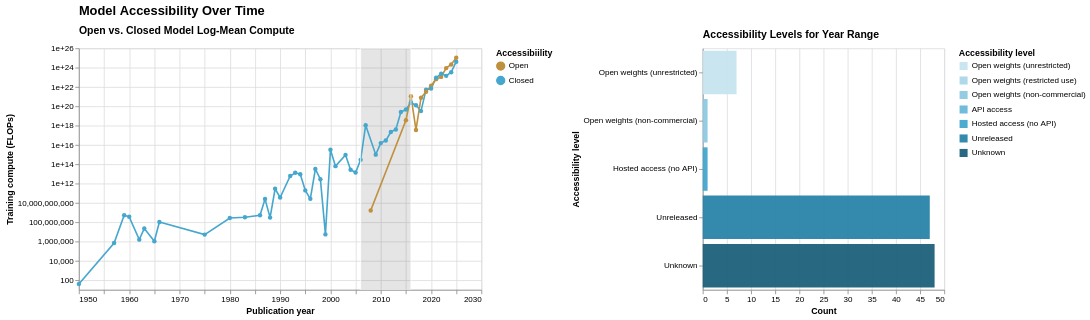

The Vega-Lite source for this figure:
### Vega-Lite specification from a JSON file in a GitHub repository (floating-point values rounded to 4 significant figures; data arrays with more than 128 entries replaced by an {"elided": "..."} marker saying what was removed)
{"config": {"view": {"continuousWidth": 300, "continuousHeight": 300}}, "hconcat": [{"mark": {"type": "line", "point": true}, "encoding": {"color": {"field": "access_group", "scale": {"domain": ["Open", "Closed"], "range": ["#BF903D", "#45A7CE"]}, "title": "Accessibiility", "type": "nominal"}, "tooltip": [{"field": "publication_date", "timeUnit": "year", "title": "Publication year", "type": "temporal"}, {"field": "access_group", "title": "Accessibility", "type": "nominal"}, {"aggregate": "mean", "field": "training_compute_(flop)", "title": "Log-mean compute", "type": "quantitative"}], "x": {"axis": {"format": "d"}, "field": "year", "title": "Publication year", "type": "quantitative"}, "y": {"aggregate": "mean", "field": "training_compute_(flop)", "scale": {"type": "log"}, "title": "Training compute (FLOPs)", "type": "quantitative"}}, "height": 300, "name": "view_4", "title": {"text": "Open vs. Closed Model Log-Mean Compute", "anchor": "start", "frame": "group", "offset": 10}, "width": 500}, {"layer": [{"mark": {"type": "bar"}, "encoding": {"color": {"field": "model_accessibility", "scale": {"domain": ["Open weights (unrestricted)", "Open weights (restricted use)", "Open weights (non-commercial)", "API access", "Hosted access (no API)", "Unreleased", "Unknown"], "range": ["#C7E5F0", "#ABD7E9", "#8FCAE2", "#6AB9D8", "#45A7CE", "#2984A8", "#1D617B"]}, "title": "Accessibility level", "type": "ordinal"}, "opacity": {"condition": [{"param": "param_4", "value": 0.95}], "value": 0.3}, "stroke": {"condition": {"param": "param_5", "value": "gray", "empty": false}, "value": "transparent"}, "strokeWidth": {"condition": {"param": "param_5", "value": 2, "empty": false}, "value": 0}, "tooltip": [{"aggregate": "count", "title": "Model count", "type": "quantitative"}], "x": {"aggregate": "count", "title": "Count", "type": "quantitative"}, "y": {"field": "model_accessibility", "sort": ["Open weights (unrestricted)", "Open weights (restricted use)", "Open weights (non-commercial)", "API access", "Hosted access (no API)", "Unreleased", "Unknown"], "title": "Accessibility level", "type": "ordinal"}}, "name": "view_3", "title": {"text": "Accessibility Levels for Year Range", "anchor": "start", "frame": "group", "offset": 10}, "transform": [{"filter": {"param": "brush"}}]}, {"layer": [{"mark": {"type": "text", "align": "left", "baseline": "middle", "dx": -100, "dy": {"expr": "datum.line_index * 15 + 10"}}, "encoding": {"text": {"field": "model_and_compute", "type": "nominal"}, "y": {"field": "model_accessibility", "sort": ["Open weights (unrestricted)", "Open weights (restricted use)", "Open weights (non-commercial)", "API access", "Hosted access (no API)", "Unreleased", "Unknown"], "type": "ordinal"}}, "transform": [{"filter": {"param": "param_5", "empty": false}}, {"filter": {"param": "brush"}}, {"window": [{"op": "rank", "field": "-training_compute_(flop)", "as": "rank"}]}, {"filter": "(datum.rank <= 1)"}, {"calculate": "datum.rank - 1", "as": "line_index"}]}, {"mark": {"type": "text", "align": "left", "baseline": "top", "dx": -100, "dy": -10, "fontSize": 12, "fontWeight": "bold"}, "encoding": {"text": {"field": "title_text", "type": "nominal"}, "y": {"field": "model_accessibility", "sort": ["Open weights (unrestricted)", "Open weights (restricted use)", "Open weights (non-commercial)", "API access", "Hosted access (no API)", "Unreleased", "Unknown"], "type": "ordinal"}}, "transform": [{"filter": {"param": "param_5", "empty": false}}, {"filter": {"param": "brush"}}, {"window": [{"op": "rank", "field": "-training_compute_(flop)", "as": "rank"}]}, {"filter": "(datum.rank <= 1)"}, {"calculate": "\"Top model (compute) - \" + datum.year", "as": "title_text"}]}]}], "height": 300, "width": 300}], "data": {"name": "data-200e30c290d570f26fbd5c3580158f33"}, "params": [{"name": "brush", "select": {"type": "interval", "encodings": ["x"]}, "value": {"x": [2006, 2016]}, "views": ["view_4", "view_3"]}, {"name": "param_4", "select": {"type": "point", "fields": ["model_accessibility"]}, "bind": "legend", "views": ["view_3"]}, {"name": "param_5", "select": {"type": "point", "fields": ["model_accessibility"]}, "views": ["view_3"]}], "resolve": {"legend": {"color": "independent"}, "scale": {"color": "independent"}}, "title": {"text": "Model Accessibility Over Time", "anchor": "start", "fontSize": 16, "frame": "group", "offset": 10}, "$schema": "https://vega.github.io/schema/vega-lite/v5.20.1.json", "datasets": {"data-200e30c290d570f26fbd5c3580158f33": {"elided": "1337 records"}}}
